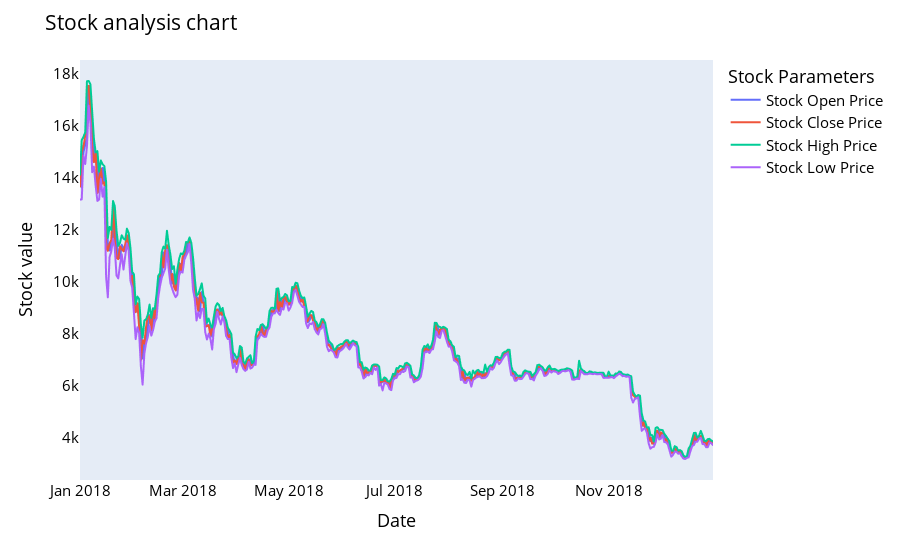

The notebook cell this image was saved under:
### Code cell
names = cycle(['Stock Open Price','Stock Close Price','Stock High Price','Stock Low Price'])

fig = px.line(y_2018, x=y_2018.Date, y=[y_2018['Open'], y_2018['Close'], 
                                          y_2018['High'], y_2018['Low']],
             labels={'Date': 'Date','value':'Stock value'})
fig.update_layout(title_text='Stock analysis chart', font_size=15, font_color='black',legend_title_text='Stock Parameters')
fig.for_each_trace(lambda t:  t.update(name = next(names)))
fig.update_xaxes(showgrid=False)
fig.update_yaxes(showgrid=False)

fig.show()

### Figure 1 — Plotly figure (JSON) as saved in the notebook; plotly's stock layout.template omitted (floating-point values rounded to 4 significant figures; data arrays with more than 128 entries replaced by an {"elided": "..."} marker saying what was removed)
{"data": [{"hovertemplate": "variable=Open<br>Date=%{x}<br>Stock value=%{y}<extra></extra>", "legendgroup": "Open", "line": {"color": "#636efa", "dash": "solid"}, "marker": {"symbol": "circle"}, "mode": "lines", "name": "Stock Open Price", "showlegend": true, "type": "scattergl", "x": {"elided": "365 str values"}, "xaxis": "x", "y": {"elided": "365 float values"}, "yaxis": "y"}, {"hovertemplate": "variable=Close<br>Date=%{x}<br>Stock value=%{y}<extra></extra>", "legendgroup": "Close", "line": {"color": "#EF553B", "dash": "solid"}, "marker": {"symbol": "circle"}, "mode": "lines", "name": "Stock Close Price", "showlegend": true, "type": "scattergl", "x": {"elided": "365 str values"}, "xaxis": "x", "y": {"elided": "365 float values"}, "yaxis": "y"}, {"hovertemplate": "variable=High<br>Date=%{x}<br>Stock value=%{y}<extra></extra>", "legendgroup": "High", "line": {"color": "#00cc96", "dash": "solid"}, "marker": {"symbol": "circle"}, "mode": "lines", "name": "Stock High Price", "showlegend": true, "type": "scattergl", "x": {"elided": "365 str values"}, "xaxis": "x", "y": {"elided": "365 float values"}, "yaxis": "y"}, {"hovertemplate": "variable=Low<br>Date=%{x}<br>Stock value=%{y}<extra></extra>", "legendgroup": "Low", "line": {"color": "#ab63fa", "dash": "solid"}, "marker": {"symbol": "circle"}, "mode": "lines", "name": "Stock Low Price", "showlegend": true, "type": "scattergl", "x": {"elided": "365 str values"}, "xaxis": "x", "y": {"elided": "365 float values"}, "yaxis": "y"}], "layout": {"font": {"color": "black", "size": 15}, "legend": {"title": {"text": "Stock Parameters"}, "tracegroupgap": 0}, "margin": {"t": 60}, "title": {"text": "Stock analysis chart"}, "xaxis": {"anchor": "y", "domain": [0, 1], "showgrid": false, "title": {"text": "Date"}}, "yaxis": {"anchor": "x", "domain": [0, 1], "showgrid": false, "title": {"text": "Stock value"}}}}
